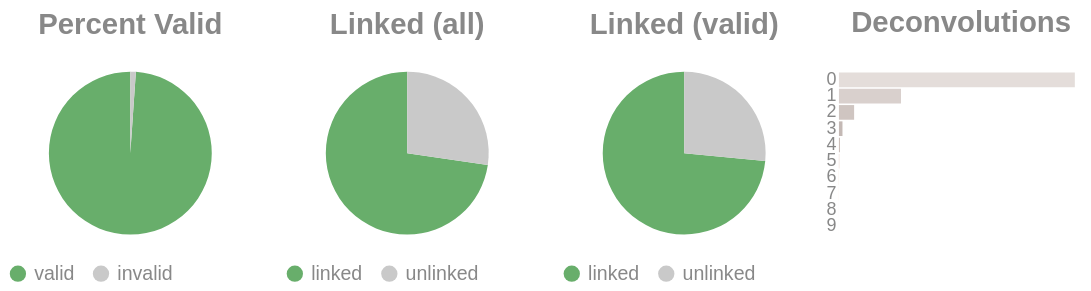

The notebook cell saved with this chart:
### Code cell
if SKIPLR:
    pass
else:
    clash = Counter()
    for i in valids['molecule'].to_list():
        _mol = i.split("-")
        if len(_mol) == 1:
            clash.update('0')
        else:
            clash.update(_mol[-1])

    _d = {"deconvolutions": [], 'count': []}
    for k,v in clash.items():
        _d['deconvolutions'].append(k)
        _d['count'].append(v)

    tot_valid = valids['reads'].sum()
    mask = valids['reads'] >= 2
    n_linked_reads = valids.filter(mask)['reads'].sum()
    if n_linked_reads == 0:
        print_html("No linked molecules (>=2 reads) were detected; skipping linked-only distributions.")
        SKIPLR = True
    else:
        perc_valid = round(tot_valid / n_reads, 4)
        linked_perc_abs = round(n_linked_reads / n_reads, 4)
        linked_perc = round(n_linked_reads / tot_valid, 4)

    _valid = pl.DataFrame({"valids": ['valid', 'invalid'], "count": [tot_valid, n_reads - tot_valid]})
    _linked_abs = pl.DataFrame({"linked (absolute)": ['linked', 'unlinked'], "count": [n_linked_reads, n_reads - n_linked_reads]})
    _linked_rel = pl.DataFrame({"linked (valids)": ['linked', 'unlinked'], "count": [n_linked_reads, tot_valid - n_linked_reads]})

    (
        alt.hconcat(
            piechart(_valid, goodval = 'valid', title = "Percent Valid"),
            piechart(_linked_abs, goodval = "linked", title =  "Linked (all)"),
            piechart(_linked_rel, goodval = "linked", title =  "Linked (valid)"),
            convolutionbar(pl.DataFrame(_d), title = "Deconvolutions"),
            center = True,
            bounds = 'flush'
        )
        .resolve_scale(color='independent')
        .resolve_legend('independent')
        .properties(usermeta={'embedOptions': {"actions": False}})
    ).display()

### Figure 1 — Vega-Lite specification as saved in the notebook (floating-point values rounded to 4 significant figures)
{"width": "container", "height": 400, "config": {"title": {"anchor": "start", "dy": -15, "fontSize": 18, "color": "#888888", "subtitleColor": "#888888", "subtitleFontSize": 14}, "arc": {"fill": "#0072B2"}, "axis": {"domainColor": "#888888", "domainWidth": 0.5, "gridWidth": 0.2, "grid": false, "titleFontWeight": 400, "titleFontSize": 15, "labelFontSize": 11, "labelColor": "#888888", "tickColor": "#888888", "tickWidth": 0.2, "titleColor": "#888888"}, "axisBand": {"grid": false}, "axisX": {"grid": true, "tickSize": 10, "domainCap": "round"}, "axisY": {"domain": false, "grid": true, "tickSize": 0, "domainCap": "round"}, "background": "transparent", "header": {"labelFontSize": 15, "labelColor": "#888888", "titleFontSize": 15, "titleFontWeight": 600, "titleColor": "#888888"}, "legend": {"labelFont": "sans-serif", "labelFontSize": 12, "labelColor": "#888888", "symbolSize": 100, "symbolType": "circle", "titleFontSize": 12, "titlePadding": 10, "titleColor": "#888888", "title": null}, "range": {"category": ["#E69F00", "#56B4E9", "#009E73", "#F0E442", "#0072B2", "#D55E00", "#CC79A7", "#000000"], "diverging": ["#cfe8f3", "#a2d4ec", "#73bfe2", "#46abdb", "#1696d2", "#12719e"]}, "area": {"fill": "#0072B2", "fillOpacity": 0.7, "line": true, "strokeOpacity": 0.7}, "line": {"color": "#0072B2", "stroke": "#0072B2", "strokeWidth": 2}, "trail": {"color": "#0072B2", "stroke": "#0072B2", "strokeWidth": 0, "size": 1}, "point": {"filled": true, "fillOpacity": 1.0, "size": 95}, "text": {"color": "#888888", "fontSize": 11, "align": "right", "fontWeight": 400, "size": 11}, "bar": {"fill": "#0072B2", "stroke": null}, "view": {"stroke": null, "continuousWidth": 660, "continuousHeight": 400}}, "hconcat": [{"data": {"name": "data-4fec06281634b1a3f664dabc1878d0b3"}, "mark": {"type": "arc"}, "encoding": {"color": {"field": "valids", "legend": {"orient": "bottom", "title": null}, "scale": {"domain": ["valid", "invalid"], "range": ["#68ae6b", "#C9C9C9"]}, "title": "Valids", "type": "nominal"}, "theta": {"field": "count", "type": "quantitative"}, "tooltip": [{"field": "valids", "title": "Valids", "type": "ordinal"}, {"field": "percent", "format": ".2%", "title": "Percent", "type": "quantitative"}, {"field": "count", "title": "Count", "type": "quantitative"}]}, "height": 100, "title": {"text": "Percent Valid", "align": "center", "anchor": "middle"}, "transform": [{"calculate": "datum.count / 3399741", "as": "percent"}], "width": 150}, {"data": {"name": "data-481236c997b5bd96a20620dffec42d80"}, "mark": {"type": "arc"}, "encoding": {"color": {"field": "linked (absolute)", "legend": {"orient": "bottom", "title": null}, "scale": {"domain": ["linked", "unlinked"], "range": ["#68ae6b", "#C9C9C9"]}, "title": "Linked (Absolute)", "type": "nominal"}, "theta": {"field": "count", "type": "quantitative"}, "tooltip": [{"field": "linked (absolute)", "title": "Linked (Absolute)", "type": "ordinal"}, {"field": "percent", "format": ".2%", "title": "Percent", "type": "quantitative"}, {"field": "count", "title": "Count", "type": "quantitative"}]}, "height": 100, "title": {"text": "Linked (all)", "align": "center", "anchor": "middle"}, "transform": [{"calculate": "datum.count / 3399741", "as": "percent"}], "width": 150}, {"data": {"name": "data-ecb5c07c6982a6aaa87cdfa86d05a5d2"}, "mark": {"type": "arc"}, "encoding": {"color": {"field": "linked (valids)", "legend": {"orient": "bottom", "title": null}, "scale": {"domain": ["linked", "unlinked"], "range": ["#68ae6b", "#C9C9C9"]}, "title": "Linked (Valids)", "type": "nominal"}, "theta": {"field": "count", "type": "quantitative"}, "tooltip": [{"field": "linked (valids)", "title": "Linked (Valids)", "type": "ordinal"}, {"field": "percent", "format": ".2%", "title": "Percent", "type": "quantitative"}, {"field": "count", "title": "Count", "type": "quantitative"}]}, "height": 100, "title": {"text": "Linked (valid)", "align": "center", "anchor": "middle"}, "transform": [{"calculate": "datum.count / 3362756", "as": "percent"}], "width": 150}, {"data": {"name": "data-65a6934f0c95553b2a8ca7b53ae2b67e"}, "mark": {"type": "bar"}, "encoding": {"color": {"field": "deconvolutions", "legend": null, "scale": {"scheme": "lightgreyred"}, "type": "nominal"}, "tooltip": [{"field": "deconvolutions", "title": "Deconvolutions", "type": "ordinal"}, {"field": "percent", "format": ".2%", "title": "Percent", "type": "quantitative"}, {"field": "count", "title": "Count", "type": "quantitative"}], "x": {"axis": null, "field": "count", "type": "quantitative"}, "y": {"field": "deconvolutions", "sort": "ascending", "title": null, "type": "nominal"}}, "height": 100, "title": {"text": "Deconvolutions", "align": "center", "anchor": "middle"}, "transform": [{"calculate": "datum.count / 1560650", "as": "percent"}], "width": 150}], "bounds": "flush", "center": true, "resolve": {"legend": {"angle": "independent"}, "scale": {"color": "independent"}}, "usermeta": {"embedOptions": {"actions": false}}, "$schema": "https://vega.github.io/schema/vega-lite/v6.4.1.json", "datasets": {"data-4fec06281634b1a3f664dabc1878d0b3": [{"valids": "valid", "count": 3362756}, {"valids": "invalid", "count": 36985}], "data-481236c997b5bd96a20620dffec42d80": [{"linked (absolute)": "linked", "count": 2470046}, {"linked (absolute)": "unlinked", "count": 929695}], "data-ecb5c07c6982a6aaa87cdfa86d05a5d2": [{"linked (valids)": "linked", "count": 2470046}, {"linked (valids)": "unlinked", "count": 892710}], "data-65a6934f0c95553b2a8ca7b53ae2b67e": [{"deconvolutions": "0", "count": 1158466}, {"deconvolutions": "1", "count": 304774}, {"deconvolutions": "2", "count": 74579}, {"deconvolutions": "3", "count": 17378}, {"deconvolutions": "4", "count": 4042}, {"deconvolutions": "5", "count": 973}, {"deconvolutions": "6", "count": 257}, {"deconvolutions": "7", "count": 100}, {"deconvolutions": "8", "count": 50}, {"deconvolutions": "9", "count": 31}]}}
